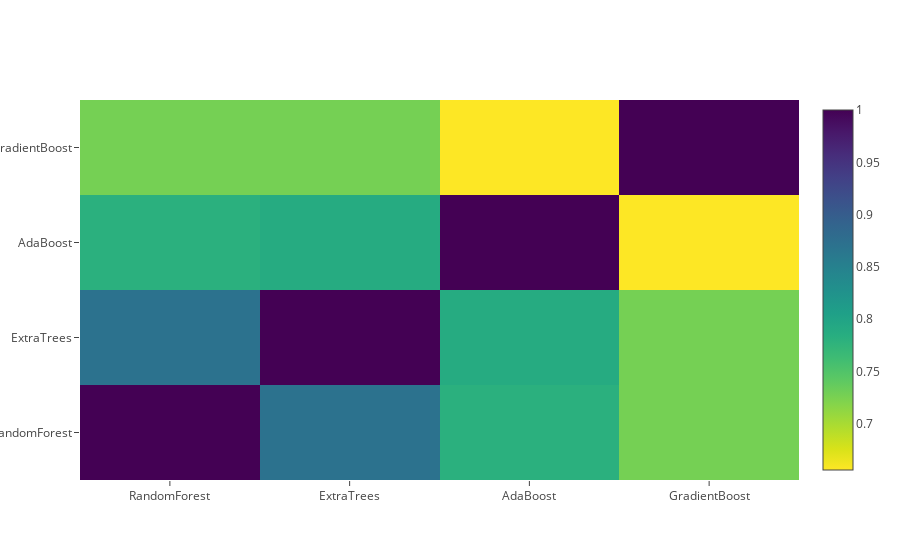

Notebook cell for this chart:
### Markdown cell above
#### Correlation Heatmap of the Second Level Training set

### Code cell
data = [
    go.Heatmap(
        z= base_predictions_train.astype(float).corr().values ,
        x=base_predictions_train.columns.values,
        y= base_predictions_train.columns.values,
          colorscale='Viridis',
            showscale=True,
            reversescale = True
    )
]
py.iplot(data, filename='labelled-heatmap')

### Figure 1 — Plotly figure (JSON) as saved in the notebook; plotly's stock layout.template omitted (floating-point values rounded to 4 significant figures)
{"data": [{"colorscale": "Viridis", "reversescale": true, "showscale": true, "type": "heatmap", "uid": "31a3d462-cf8f-11e8-ba6c-186590e059a3", "x": ["RandomForest", "ExtraTrees", "AdaBoost", "GradientBoost"], "y": ["RandomForest", "ExtraTrees", "AdaBoost", "GradientBoost"], "z": [[1, 0.8705, 0.781, 0.728], [0.8705, 1, 0.788, 0.7277], [0.781, 0.788, 1, 0.656], [0.728, 0.7277, 0.656, 1]]}], "layout": {}}
